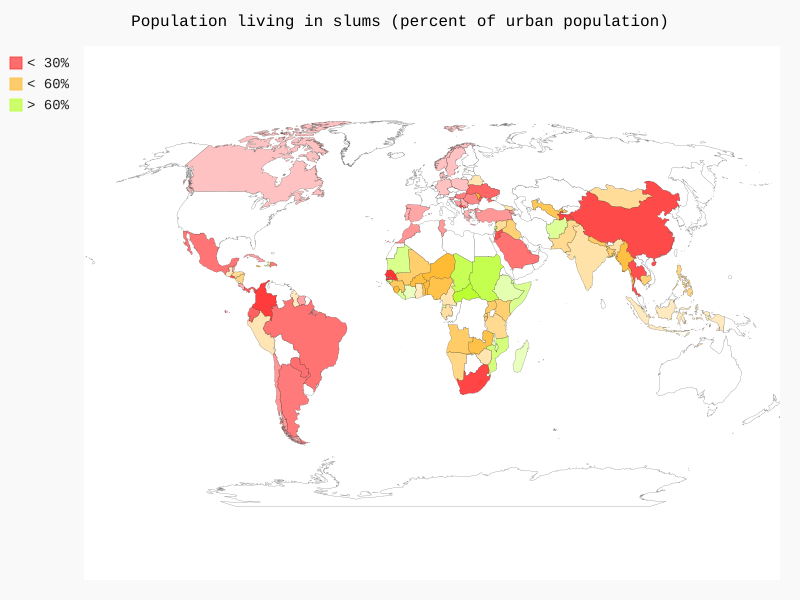

Here is the Python script that generated this plot:
import csv
import pygal
from pygal.style import RotateStyle as RC
from COUNTRIES.country_codes import get_country_code

filename = "API_EN.POP.SLUM.UR.ZS_DS2_en_csv_v2_1927862.csv"

with open(filename) as f:
    reader = csv.reader(f)
    reader_row = next(reader)
    reader_row = next(reader)
    reader_row = next(reader)
    reader_row = next(reader)

    pop_slums = {}
    for row in reader:
        country_name = row[0]
        if row[62]:
            porc_pop_slums = float(row[62])
            code = get_country_code(country_name)
            if porc_pop_slums:
                pop_slums[code] = porc_pop_slums

cc_pops_1, cc_pops_2, cc_pops_3 = {}, {}, {}
for index, value in pop_slums.items():
    if value < 30:
        cc_pops_1[index] = value
    elif value < 60:
        cc_pops_2[index] = value
    else:
        cc_pops_3[index] = value

wm_style = RC('#ff3333')

wm = pygal.maps.world.World(style=wm_style)
wm.force_uri_protocol = 'http'
wm.title = "Population living in slums (percent of urban population)"
wm.add("< 30%", cc_pops_1)
wm.add("< 60%", cc_pops_2)
wm.add("> 60%", cc_pops_3)

wm.render_to_file("16.7-Escolha_seus_dados.svg")
